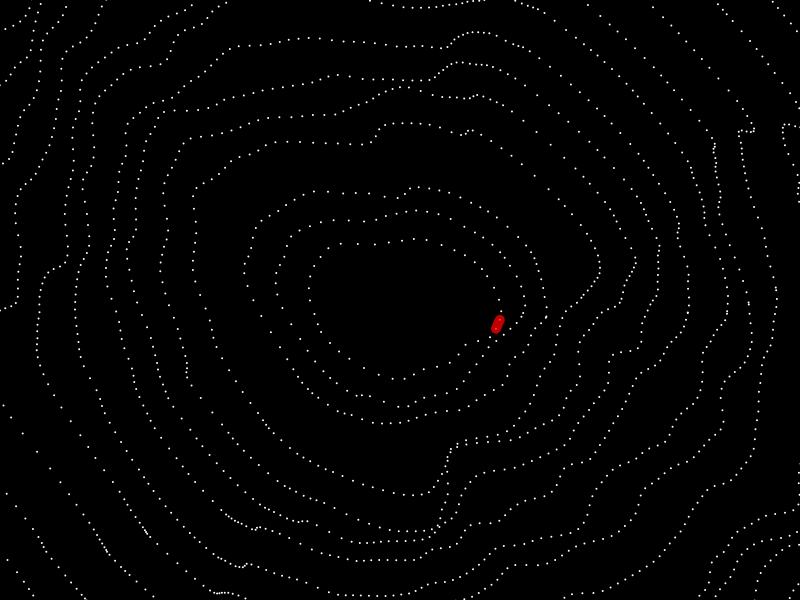
Frame 1 (no input)
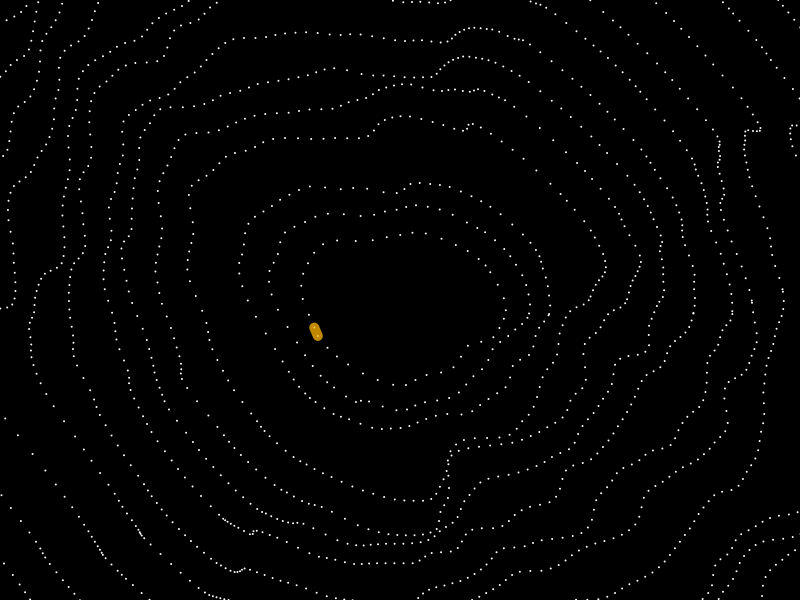
Frame 60 (no input)
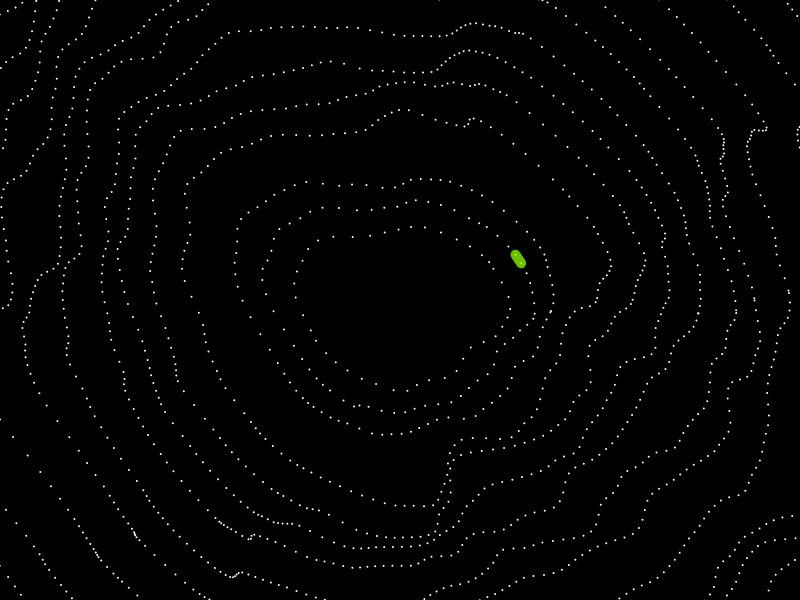
Frame 120 (the mouse pressed at the canvas centre since frame 60)

The p5.js sketch that drew these frames (run headless with seeded random() and noise() and a simulated clock; from frame 60 on, the mouse is pressed at the canvas centre):

// p5.js sketch
// ── sketch.js
const NOISE_SCALE = 0.005
const LINE_GAP = 7.5 // range 1 -> 7.5
const WEIGHT = 75

const CENTER = {x: 400, y: 300}
const SPEED = 0.25
const MIN_LINE_LENGTH = 10
const MAX_LINE_LENGTH = 50
let lineLength = 30

let field = []
let pathTimer = 0;
let fieldIndex = 0
const TIME_SCALE = 500

function setup() {
  createCanvas(800, 600);
  angleMode(DEGREES)
  colorMode(HSB)
}

function draw() {
  background(0);
  strokeWeight(2)
  stroke(0, 0, 100)
  field.length = 0

  let ringCount = 0
  let deltaR = 0
  for(let r = 50; r < 500; r+=deltaR){
    deltaR = noise(r * 1000)*75
    let currField = []
    for(let i = 0; i < 360; i+=map(LINE_GAP, 0, TAU*r, 0, 360)) {
      let xPos = (CENTER.x + (cos(i) * (lineLength + r)))
      let yPos = (CENTER.y + (sin(i) * (lineLength + r)))
      let noiseDisplacement = map(noise(xPos*NOISE_SCALE, yPos*NOISE_SCALE), 0, 1, -WEIGHT, WEIGHT)
      
      currField.push({x: xPos + noiseDisplacement, y: yPos + noiseDisplacement }) 
      point(xPos + noiseDisplacement, yPos + noiseDisplacement)
    }
    ringCount++
    field.push(currField)
  }

  let flowField = field[fieldIndex]

  stroke(getColor(), 100, 100, 0.75)
  strokeWeight(10)
  line(flowField[pathTimer % flowField.length].x, flowField[pathTimer % flowField.length].y, 
    flowField[(pathTimer+1) % flowField.length].x, flowField[(pathTimer+1) % flowField.length].y)

  pathTimer++

  lineLength = map(sin(frameCount * SPEED), -1, 1, MIN_LINE_LENGTH, MAX_LINE_LENGTH)
}

function mousePressed() {
  fieldIndex = (fieldIndex+1) % field.length
}

function getColor() {
  return lerp(0, 360, (pathTimer / TIME_SCALE)) % 360
}
